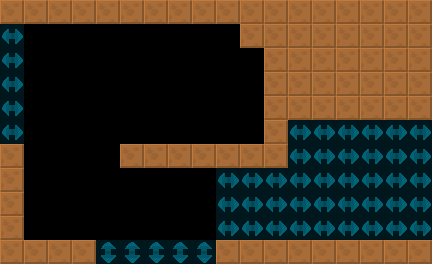

A level layout from a 2D game, rendered from its tile map. Below: a short description, then the map file with tile-grid data replaced by summaries:
An orthogonal 18x11 tile map with 24x24 px tiles, 2 tile layers (col, lnk), 2 tilesets and 3 objects (DisableDecorator, MoneyDoor, FixedLoot).

<map version="1.4" tiledversion="1.4.2" orientation="orthogonal" renderorder="right-down" width="18" height="11" tilewidth="24" tileheight="24" infinite="0" nextlayerid="4" nextobjectid="8">
 <tileset firstgid="6" source="../../lnk.tsx" />
 <tileset firstgid="1" source="../../col.tsx" />
 <layer id="1" name="col" width="18" height="11">
  <data>[198 cells, 72 non-empty, 1 distinct tile ids]</data>
 </layer>
 <layer id="2" name="lnk" width="18" height="11" opacity="0.5">
  <data>[198 cells, 49 non-empty, 2 distinct tile ids]</data>
 </layer>
 <objectgroup id="3" name="markers" opacity="0.5">
  <object id="1" name="DisableDecorator" type="DisableDecorator" x="168" y="24" width="96" height="120">
   <properties>
    <property name="yr" value="0" />
    <property name="xr" value="0" />
   </properties>
  </object>
  <object id="2" name="MoneyDoor" type="MoneyDoor" x="144" y="120" width="24" height="24">
   <properties>
    <property name="yr" value="0" />
    <property name="xr" value="0" />
   </properties>
  </object>
  <object id="3" name="FixedLoot" type="FixedLoot" x="216" y="120" width="24" height="24">
   <properties>
    <property name="yr" value="0" />
    <property name="xr" value="0" />
    <property name="item" value="CellBonus" />
   </properties>
  </object>
 </objectgroup>
</map>
